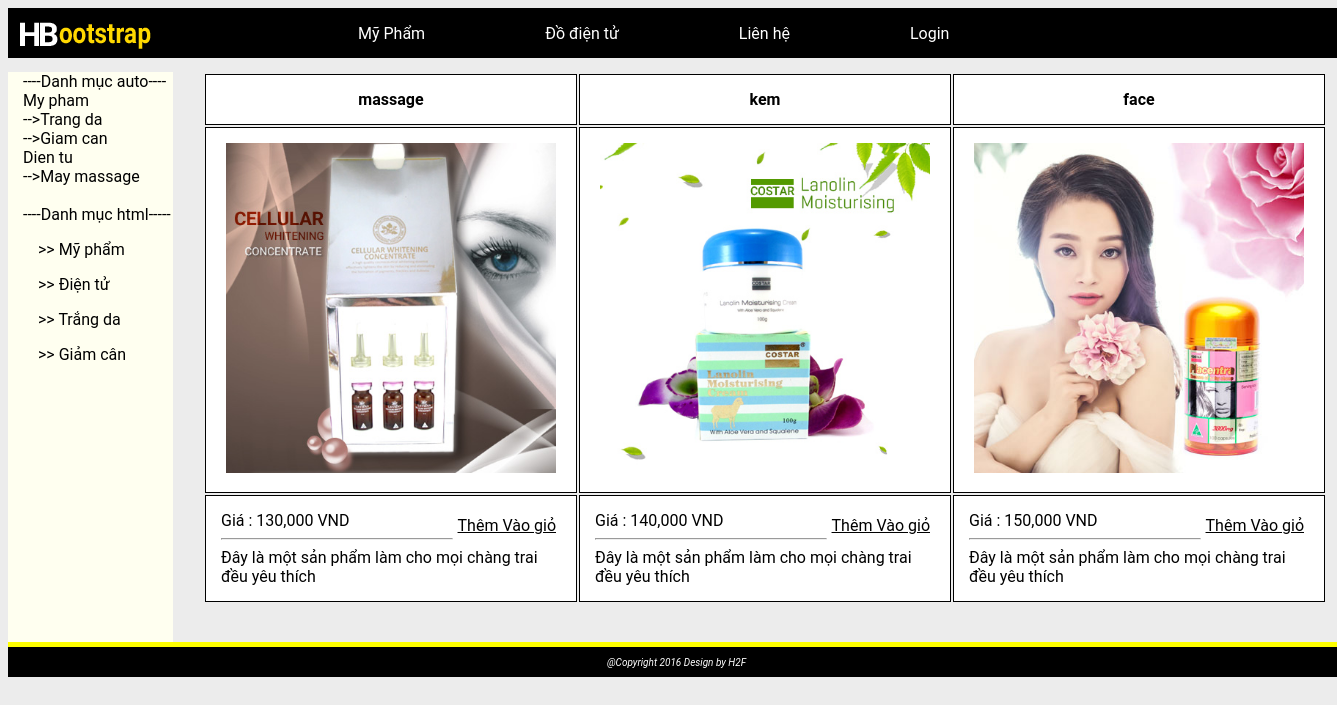
The page /shop3/index.php on the database its author committed.
### tables this page shows
CREATE TABLE `catalog` (
  `catalogID` int(10) NOT NULL,
  `catalogName` varchar(50) NOT NULL,
  `parent` int(50) NOT NULL,
  `note` varchar(100) DEFAULT NULL
);

CREATE TABLE `products` (
  `productID` int(10) UNSIGNED NOT NULL,
  `productCode` char(3) NOT NULL DEFAULT '',
  `name` varchar(30) NOT NULL DEFAULT '',
  `img` mediumtext NOT NULL,
  `quantity` int(10) UNSIGNED NOT NULL DEFAULT '0',
  `price` int(10) NOT NULL DEFAULT '100000',
  `catalogID` int(10) UNSIGNED NOT NULL
);

### shop3/function/product.php (called while the page is built, shortened)
<?php
$sql = mysql_query('SELECT * FROM products');
$sp = array();
if (mysql_num_rows($sql) == 0){
	echo "Chưa có dữ liệu";
	}else{
		while ($row = mysql_fetch_array($sql)){
	        $pro = new StdClass;
	    	$pro->name = $row['name'];
	    	$pro->hinh = $row['img'];
	    	$pro->gia = $row['price'];
	    	$pro->id = $row['productID'];
		}
	}
?>

### shop3/index.php (the view, shortened to what this page needs)
<!DOCTYPE html>
<html>
<head>
	<link rel="stylesheet" type="text/css" href="assets/css/main.css">
</head>
<body>
<?php
require('function/product.php');
?>
<div id = "header">
	<section class = "nav">
		<span class = "logo">
			<img src="assets/img/logo.png" >
		</span>
		<span class = "menu">
			<ul>
				<li><a href="product/detailCatalog.php?item=1">Mỹ Phẩm</a></li>
				<li><a href="product/detailCatalog.php?item=2">Đồ điện tử</a></li>
				<li><a href="#">Liên hệ</a></li>
				<li><a href="login.php">Login</a></li>
				<li><a href="function/cart.php"><i class="fa fa-shopping-basket" aria-hidden="true"></i></a></li>
			</ul>
		</span>
	</section>
</div>
<div id = "wrap">
	<section class = "catalog">
	<?php
	echo " ----Danh mục auto----";
	include ('function/catalog.php');
	echo "<br>";
	echo "----Danh mục html-----";
	?>
		<p><a href="product/detailCatalog.php?item=1"> >> Mỹ phẩm </a></p>
		<p><a href="product/detailCatalog.php?item=2"> >> Điện tử </a></p>
		<p><a href="#"> >> Trắng da </a></p>
		<p><a href="#"> >> Giảm cân </a></p>
	</section>
	<section class = "content">
		<table>
			<?php
         		for($x = 0; $x < count($sp); $x++) {
				    echo "<th>". $sp[$x]->name . "</th>";
				}
     		?>
			<tr>
			<?php
         		for($x = 0; $x <  count($sp); $x++) {
				    echo "<td><a href='#'><img src='". $sp[$x]->hinh ."' width='330px' height='auto' /></a></td>";
				}
     		?>
			</tr>
			<tr>
			<?php
         		for($x = 0; $x <  count($sp); $x++) {
         			$codeSP = $sp[$x]->id;
				    echo "<td>Giá : ". number_format($sp[$x]->gia) ." VND";
				    echo "<a href='function/addCart.php?item=$codeSP' style ='color:#000000; float: right; '><i class='fa fa-cart-plus' aria-hidden='true'></i> Thêm Vào giỏ</a>";
				    echo "<hr>";
				    echo "Đây là một sản phẩm làm cho mọi chàng trai đều yêu thích";
				    echo "</td>";
				}
     		?>
			</tr>
		</table>
	</section>
</div>
<div id = "footer">
	<a href="#">@Copyright 2016 Design by H2F</a>
</div>
</body>
</html>

### shop3/function/catalog.php (shortened to what this page needs)
<?php
$query = mysql_query("SELECT * FROM catalog");
$catalog = array();
while($row = mysql_fetch_array($query)){
	$obj = new StdClass;
	$obj->id = $row['catalogID'];
	$obj->name = $row['catalogName'];
	$obj->parent = $row['parent'];
	array_push($catalog, $obj);
}
function catalogLevel1($catalog, $parent, $text=""){
	foreach ($catalog as $key => $val) {
		if ($val->parent == $parent){
			echo $text. $val->name ."<br>";
		}
	}
}
catalogLevel1($catalog,0);
?>

### shop3/assets/css/main.css (style rules this page uses)
body { background-color: #ececec; font-family: Roboto, tahoma; width: 100%; }
#header { width: 100%; height: 50px; padding-top: 0px; background-color: #000000; }
.logo { padding: 10px; float: left; }
ul, li { float: left; margin-left: 70px; padding-left: 25px; padding-right: 15px; }
a { color: #ffffff; text-decoration: none; padding: 5px; }
#wrap { width: 100%; }
.catalog { width: 150px; height: 570px; background-color: #fffff0; float: left; margin-top:5px; clear: both; padding-left: 15px; }
.catalog p a { color: #000000; }
.content { float: left; width: 580px; }
p { display: block; padding-left: 10px; }
table { margin-left: 30px; margin-top: 5px; width: 680px; }
th, td { border: 1px solid #000000; padding: 15px; width: 200px; background-color: #ffffff; }
#footer { clear: left; background-color: #000000; color: #ffffff; font-style: italic; font-size: 10px; height: 20px; text-align:center; padding-top:10px; border-top: 5px solid #feff00; }
td a { color: blue; text-decoration: underline; }

### rows shown on the page
catalog: catalogName "My pham"
catalog: text "-->", catalogName "Trang da"
catalog: text "-->", catalogName "Giam can"
catalog: catalogName "Dien tu"
catalog: text "-->", catalogName "May massage"
products: name "massage", img (picture), price "130,000"
products: name "kem", img (picture), price "140,000"
products: name "face", img (picture), price "150,000"
